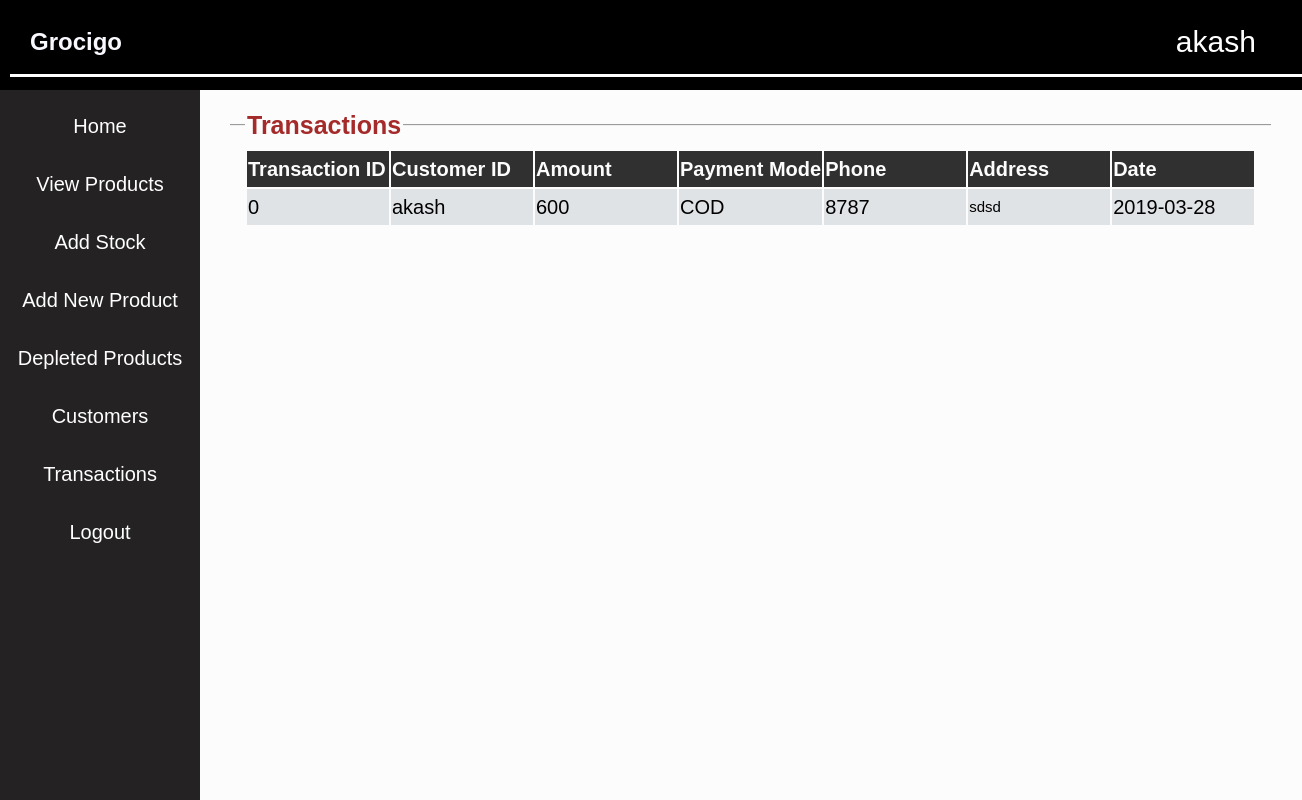
/transactions.php (signed in), run on the app's committed database.
### tables this page shows
CREATE TABLE `transaction` (
  `transaction_id` int(11) NOT NULL,
  `customer_id` varchar(20) DEFAULT NULL,
  `transaction_amount` int(11) DEFAULT NULL,
  `payment` varchar(20) DEFAULT NULL,
  `phone` varchar(10) DEFAULT NULL,
  `address` varchar(100) DEFAULT NULL,
  `date` varchar(20) NOT NULL
);

### transactions.php (the view, shortened to what this page needs)
<!DOCTYPE html>
<html>
<head>
	<link rel='stylesheet' href="style.css">
</head>
<body>
	<div class="topStyle">
		<h2 style="color:ghostwhite;">&nbsp &nbspGrocigo</h2>
		<a class='userNameDisplay'><?php echo $_SESSION['loginUser']; ?></a>
		<div class="solid"></div>
	</div>
	<div class='sidebar'>
		<button onclick="location.href='adminHome.php'">Home</button>
		<button onclick="location.href='viewProducts.php'">View Products</button>
		<button onclick="location.href='addStock.php'">Add Stock</button>
		<button onclick="location.href='addProduct.php'">Add New Product</button>
		<button onclick="location.href='depleted.php'">Depleted Products</button>
		<button onclick="location.href='customers.php'">Customers</button>
		<button onclick="location.href='transactions.php'">Transactions</button>
		<button onclick="location.href='logout.php'">Logout</button>
	</div>
<div class='container'>
	<fieldset><legend><b>Transactions</b></legend>
		<table class='tableLarge'><tr><th>Transaction ID</th><th>Customer ID</th><th>Amount</th><th>Payment Mode</th><th>Phone</th><th>Address</th><th>Date</th></tr>
		<?php
			$conn=mysqli_connect("localhost","root","","wholesale");
			$sql="select * from transaction";
			$result=mysqli_query($conn,$sql);
			while($row=mysqli_fetch_assoc($result)){
				echo "<tr><td>".$row['transaction_id']."</td><td>".$row['customer_id']."</td><td>".$row['transaction_amount']."</td><td>".$row['payment']."</td><td>".$row['phone']."</td><td style='font-size: 15px;'>".$row['address']."</td><td>".$row['date']."</td></tr>";
			}
			echo "</table><br>";
		?>
	</fieldset>
</div>
</body>
</html>

### style.css (style rules this page uses)
.topStyle { top:0; padding:10px; position:fixed; left:0; height:70px; width:100%; background-color:black ; z-index: 10; }
.solid { border-top: 3px solid white; }
.sidebar { display: block; position:fixed; margin-top:70px; top:20px; left:0; padding-top:15px; width:200px; height:100%; background-color: #242222; z-index:5; }
.container { position:absolute; margin-top: 70px; margin-left:200px; margin-right:0; padding: 30px 20px 20px 20px; z-index: 1; }
.container table { text-align:left; font-style:normal; }
.container table td { vertical-align:top; }
.container table tr:nth-child(odd) { background-color: #a3a5a8; }
.container table tr:nth-child(even) { background-color: #e0e3e5; }
.container table th { min-width:13em; color:#fcfcfc; background-color: #303030; }
.container .tableLarge th { min-width: 7em; }
.container fieldset { min-height: 200px; min-width:30em; font-size: 20px; font-style:bold; line-height: 1.7em; border-left:none; border-right:none; border-bottom:none; }
.container fieldset legend { font-size: 25px; color:brown; font-style:normal; }
.sidebar button { text-decoration: none; border:none; background-color:#242222; padding:10px; height:20px auto; font-size: 20px; cursor:pointer; width:200px; margin-bottom:15px; color:white; }
.userNameDisplay { top:30px; right:5%; position:absolute; color:white; font-style:bold; font-size: 30px; }
body { top:0; left:0; background-color: #fcfcfc; font-family:sans-serif; line-height: 1.5em; }

### data on the page
transaction: transaction_id "0", customer "akash", transaction_amount "600", payment "COD", phone "8787", address "sdsd", date "2019-03-28"

### other printed values
$_SESSION['loginUser'] "akash"
